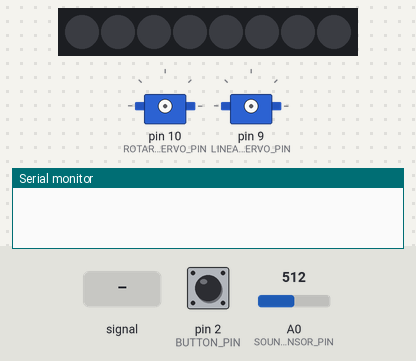
Simulated run of this sketch. Board: Arduino Uno, built with avr-gcc and run on an emulated ATmega328P. On the bench: 8 RGB LEDs in strip order, left to right, 2 × servo, the last lines printed to the serial monitor. Inputs (shaded band) come from the test bench; at power-on: pin 2 (BUTTON_PIN) HIGH, A0 (SOUND_SENSOR_PIN) = 512.

Above: at 1.2 s.
1.3 s: pin 2 (BUTTON_PIN) pulled LOW for 3.2 s
At 5.6 s:
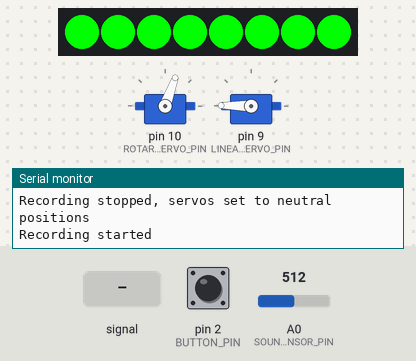
6.0 s: A0 (SOUND_SENSOR_PIN) fed a 200 Hz sine of ±460 counts around its level
At 6.24 s:
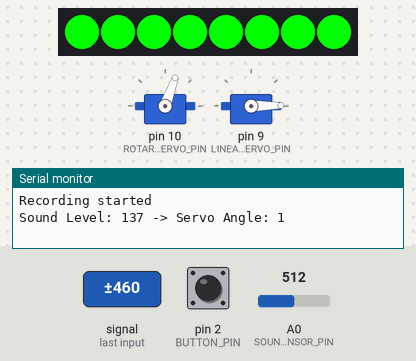
9.0 s: A0 (SOUND_SENSOR_PIN) fed a 1000 Hz sine of ±255 counts around its level
At 10.33 s:
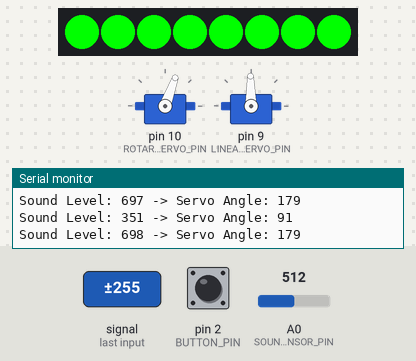
12.0 s: pin 2 (BUTTON_PIN) pulled LOW for 1 s
At 12.8 s:
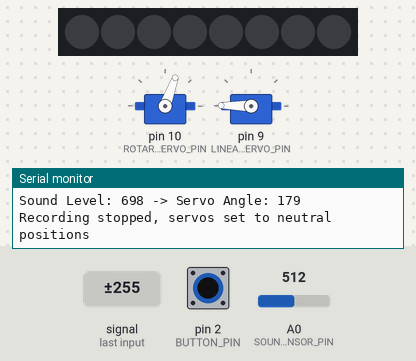
13.6 s: A0 (SOUND_SENSOR_PIN) fed a 2 Hz sine of ±306 counts around its level
15.8 s: A0 (SOUND_SENSOR_PIN) fed a 1000 Hz sine of ±255 counts around its level
Timing chart, 0 to 19.8 s (numbered marks = the images above; inputs shaded):
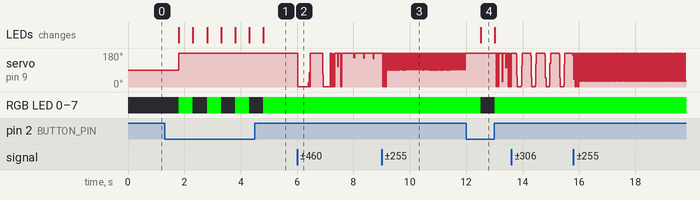

The sketch:

RGram-Smoother.ino
```cpp
#include <Servo.h>
#include <Adafruit_NeoPixel.h>

#define LED_PIN 5
#define LED_COUNT 8
#define BUTTON_PIN 2
#define SOUND_SENSOR_PIN A0
#define LINEAR_SERVO_PIN 9
#define ROTARY_SERVO_PIN 10

Servo linearServo;
Servo rotaryServo;
Adafruit_NeoPixel strip(LED_COUNT, LED_PIN, NEO_GRB + NEO_KHZ800);

const int numReadings = 10; // Number of readings to average
int readings[numReadings];  // Array to store readings
int readIndex = 0;          // Index of the current reading
int total = 0;              // Running total
int average = 0;            // Average value

int soundLevel = 0;
const int threshold = 300; // Adjust this value based on your sound sensor's sensitivity
unsigned long previousMillis = 0;
const long interval = 20; // 2 seconds
bool recording = false;

int previousAngle = -1; // Initialize with an invalid angle

void setup() {
  //linearServo.attach(LINEAR_SERVO_PIN);
  //rotaryServo.attach(ROTARY_SERVO_PIN);
  pinMode(BUTTON_PIN, INPUT_PULLUP);
  strip.begin();
  strip.show(); // Initialize all pixels to 'off'
  Serial.begin(9600);

  // Initialize all readings to 0
  for (int i = 0; i < numReadings; i++) {
    readings[i] = 0;
  }
}

void loop() {
  if (digitalRead(BUTTON_PIN) == LOW) {
    recording = !recording;
    delay(500); // Debounce delay

    if (recording) {
      Serial.println("Recording started");
    } else {
      // Explicitly stop the servos
      rotaryServo.detach();
      Serial.println("Recording stopped, servos set to neutral positions");
    }
  }

  if (recording) {
    strip.fill(strip.Color(0, 255, 0), 0, LED_COUNT); // Turn on green LEDs
    strip.show();
    rotaryServo.attach(ROTARY_SERVO_PIN);
    rotaryServo.write(70); // Rotate the paper disc

    unsigned long currentMillis = millis();
    if (currentMillis - previousMillis >= interval) {
      previousMillis = currentMillis;
      soundLevel = analogRead(SOUND_SENSOR_PIN);

      // Subtract the last reading
      total = total - readings[readIndex];
      // Read from the sensor
      readings[readIndex] = soundLevel;
      // Add the reading to the total
      total = total + readings[readIndex];
      // Advance to the next position in the array
      readIndex = readIndex + 1;

      // If we're at the end of the array, wrap around to the beginning
      if (readIndex >= numReadings) {
        readIndex = 0;
      }

      int angle = map(soundLevel, threshold, 400, 1, 179); // Map average sound level to servo angle

      // Ensure the angle is within the 0-180 range
      if (angle < 1) {
        angle = 1;
      } else if (angle > 179) {
        angle = 179;
      }

      // Move the servo only if the angle has changed
      if (angle != previousAngle) {
        linearServo.attach(LINEAR_SERVO_PIN);
        linearServo.write(angle);
        previousAngle = angle;

        // Print the results for debugging
        Serial.print("Sound Level: ");
        Serial.print(soundLevel);
        Serial.print(" -> Servo Angle: ");
        Serial.println(angle);
      }
    }
  } else {
    strip.clear(); // Turn off LEDs
    strip.show();
    linearServo.detach();
  }
}
```

Measured:
- after the input at 1.3 s, servo on pin 9 (LINEAR_SERVO_PIN): 90° → 179° after 0.50 s; RGB LED 0–7: alternates RGB(0, 255, 0) for 0.50 s and off for 0.50 s, 7 changes in all, then stays RGB(0, 255, 0), starting after 0.50 s; the LEDs: change after 0.50 s (image 1)
- after the input at 12.0 s, RGB LED 0–7: RGB(0, 255, 0) → off after 0.51 s, → RGB(0, 255, 0) 0.50 s later; the LEDs: change after 0.51 s (image 4)
